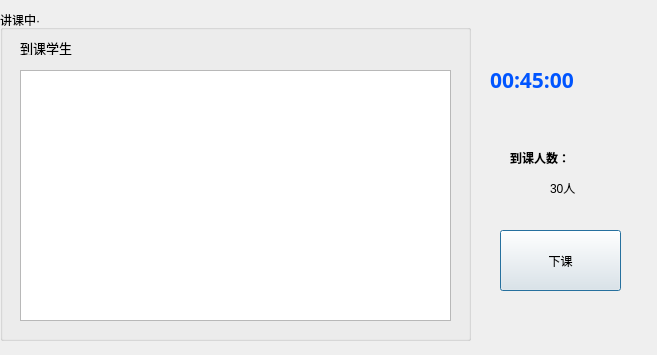
<?xml version="1.0" encoding="UTF-8"?>
<ui version="4.0">
 <class>Dialog</class>
 <widget class="QDialog" name="Dialog">
  <property name="geometry">
   <rect>
    <x>0</x>
    <y>0</y>
    <width>657</width>
    <height>355</height>
   </rect>
  </property>
  <property name="windowTitle">
   <string>Dialog</string>
  </property>
  <widget class="QGroupBox" name="groupBox">
   <property name="geometry">
    <rect>
     <x>0</x>
     <y>10</y>
     <width>471</width>
     <height>331</height>
    </rect>
   </property>
   <property name="title">
    <string>讲课中·</string>
   </property>
   <widget class="QLabel" name="label">
    <property name="geometry">
     <rect>
      <x>20</x>
      <y>30</y>
      <width>72</width>
      <height>15</height>
     </rect>
    </property>
    <property name="font">
     <font>
      <pointsize>10</pointsize>
     </font>
    </property>
    <property name="text">
     <string>到课学生</string>
    </property>
   </widget>
   <widget class="QTableView" name="signinTable">
    <property name="geometry">
     <rect>
      <x>20</x>
      <y>60</y>
      <width>431</width>
      <height>251</height>
     </rect>
    </property>
   </widget>
  </widget>
  <widget class="QLabel" name="show_timeLable">
   <property name="geometry">
    <rect>
     <x>490</x>
     <y>60</y>
     <width>171</width>
     <height>41</height>
    </rect>
   </property>
   <property name="font">
    <font>
     <family>Arial Black</family>
     <weight>75</weight>
     <bold>true</bold>
    </font>
   </property>
   <property name="text">
    <string>&lt;html&gt;&lt;head/&gt;&lt;body&gt;&lt;p&gt;&lt;span style=&quot; font-size:16pt; font-weight:600; color:#0055ff;&quot;&gt;00:45:00&lt;/span&gt;&lt;/p&gt;&lt;/body&gt;&lt;/html&gt;</string>
   </property>
  </widget>
  <widget class="QPushButton" name="endClassBtn">
   <property name="geometry">
    <rect>
     <x>500</x>
     <y>230</y>
     <width>121</width>
     <height>61</height>
    </rect>
   </property>
   <property name="text">
    <string>下课</string>
   </property>
  </widget>
  <widget class="QLabel" name="label_3">
   <property name="geometry">
    <rect>
     <x>510</x>
     <y>150</y>
     <width>72</width>
     <height>15</height>
    </rect>
   </property>
   <property name="font">
    <font>
     <weight>75</weight>
     <bold>true</bold>
    </font>
   </property>
   <property name="text">
    <string>到课人数：</string>
   </property>
  </widget>
  <widget class="QLabel" name="sumLable">
   <property name="geometry">
    <rect>
     <x>550</x>
     <y>180</y>
     <width>72</width>
     <height>15</height>
    </rect>
   </property>
   <property name="text">
    <string>30人</string>
   </property>
  </widget>
 </widget>
 <resources/>
 <connections/>
</ui>
